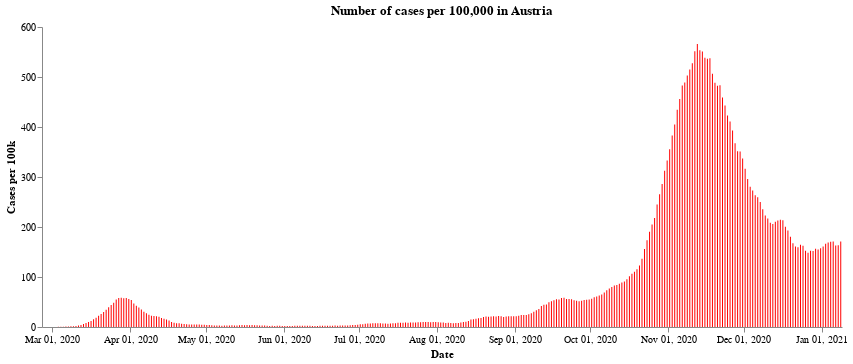

Notebook code cell kept with this figure:
### Markdown cell above
First we have the number of cases per 100,000 population across the whole of Austria. After a very sharp rise in cases during the end of October and the middle of November, the number of new cases have fallen due to the second lockdown. At the time of writting, the cases seem to have levelled off a little - though the Austrian government announced a third lockdown lasting a month starting from the 26th of December, in the expectation that cases will continue to rise over the festive period.

### Code cell
#collapse
import altair as alt

alt.Chart(all_austria).mark_bar(
    color='red',
    opacity=1,
    size=1
).encode(
    x=alt.X("yearmonthdate(Time):T", axis=alt.Axis(title='Date')),
    y=alt.Y("SiebenTageInzidenzFaelle:Q",
            axis=alt.Axis(title='Cases per 100k')),
).configure_axis(grid=False).configure_view(strokeWidth=0).properties(
    title='Number of cases per 100,000 in Austria', width=800
)

### Figure 1 — Vega-Lite specification as saved in the notebook (floating-point values rounded to 4 significant figures; data arrays with more than 128 entries replaced by an {"elided": "..."} marker saying what was removed)
{"config": {"view": {"continuousWidth": 400, "continuousHeight": 300, "strokeWidth": 0}, "axis": {"grid": false}}, "data": {"name": "data-b5a35a399be0cb8085a95a0505781707"}, "mark": {"type": "bar", "color": "red", "opacity": 1, "size": 1}, "encoding": {"x": {"type": "temporal", "axis": {"title": "Date"}, "field": "Time", "timeUnit": "yearmonthdate"}, "y": {"type": "quantitative", "axis": {"title": "Cases per 100k"}, "field": "SiebenTageInzidenzFaelle"}}, "title": "Number of cases per 100,000 in Austria", "width": 800, "$schema": "https://vega.github.io/schema/vega-lite/v4.8.1.json", "datasets": {"data-b5a35a399be0cb8085a95a0505781707": {"elided": "318 records"}}}
